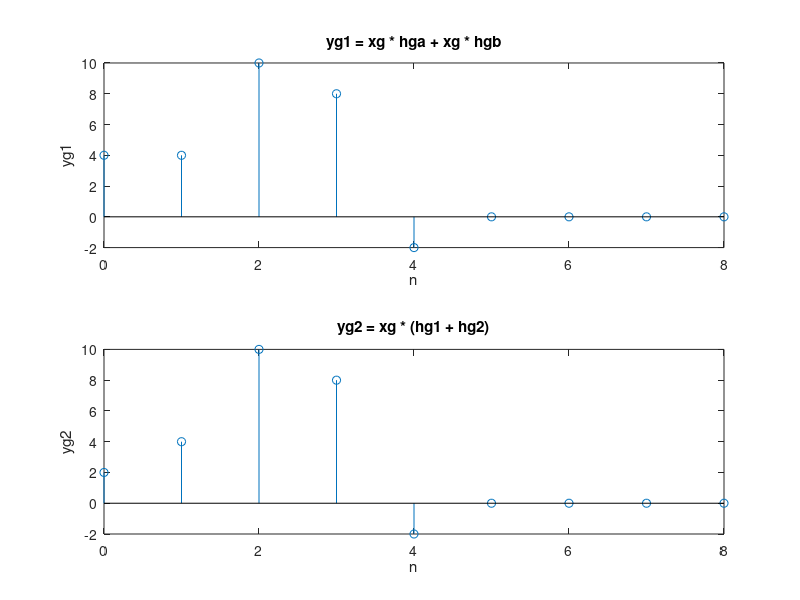

Write MATLAB code to recreate this figure.
n = 0:4;
x = [1 zeros(1, 4)];
hg2 = [0 2 5 4 -1];
xg = 2 .* x;

yga = xg.^2;
ygb = conv(xg, hg2);
nygb = 0:8;
yg1 = [yga zeros(1, 4)] + ygb;
nyg1 = 0:8;

hg1 = x.^2;
hparallel = hg1 + hg2;
yg2 = conv(xg, hparallel);
nyg2 = 0:8;

subplot(2, 1, 1)
stem(nyg1, yg1)
xlabel('n')
ylabel('yg1')
title('yg1 = xg * hga + xg * hgb');
subplot(2, 1, 2)
stem(nyg2, yg2)
xlabel('n')
ylabel('yg2')
title('yg2 = xg * (hg1 + hg2)');
